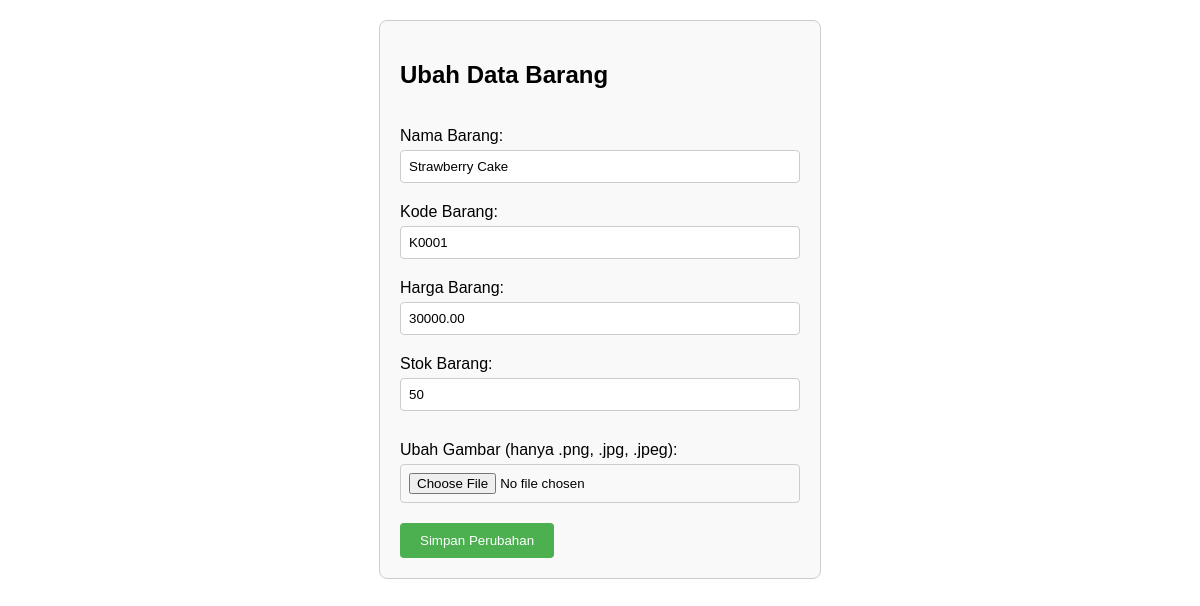
Page /ubah.php?id=1 on the committed database.
### tables this page shows
CREATE TABLE `barang` (
  `id` int(11) NOT NULL,
  `gambar` varchar(255) DEFAULT NULL,
  `nama_barang` varchar(100) DEFAULT NULL,
  `kode_barang` varchar(50) DEFAULT NULL,
  `harga_barang` decimal(10,2) DEFAULT NULL,
  `stok_barang` int(11) DEFAULT NULL
);

### ubah.php (the view, shortened to what this page needs)
<?php
$host = "localhost";
$username = "root";
$password = "";
$database = "tokokue";
$koneksi = new mysqli($host, $username, $password, $database);
if (isset($_GET['id'])) {
    $id = $_GET['id'];
    $result = $koneksi->query("SELECT * FROM barang WHERE id=$id");
    $row = $result->fetch_assoc();
}
?>
<!DOCTYPE html>
<html>
<head>
</head>
<body>
    <form method="post" action="<?php echo $_SERVER['PHP_SELF']; ?>" onsubmit="return confirmUpdate()"
        enctype="multipart/form-data">
        <h2>Ubah Data Barang</h2><br>
        Nama Barang: <input type="text" name="nama_barang" value="<?php echo $row['nama_barang']; ?>"><br>
        Kode Barang: <input type="text" name="kode_barang" value="<?php echo $row['kode_barang']; ?>"><br>
        Harga Barang: <input type="text" name="harga_barang" value="<?php echo $row['harga_barang']; ?>"><br>
        Stok Barang: <input type="text" name="stok_barang" value="<?php echo $row['stok_barang']; ?>"><br>
        <label for="gambar">Ubah Gambar (hanya .png, .jpg, .jpeg):</label>
        <input type="file" name="gambar" accept=".png, .jpg, .jpeg"><br>
        <input type="submit" value="Simpan Perubahan">
    </form>
</body>
</html>

### ubah.php (style rules this page uses)
body { font-family: Arial, sans-serif; margin: 20px; }
form { max-width: 400px; margin: 0 auto; padding: 20px; border: 1px solid #ccc; border-radius: 8px; background: #f9f9f9; }
label { display: block; margin-top: 10px; }
input[type="text"], input[type="file"] { width: 100%; padding: 8px; margin: 5px 0 20px 0; border: 1px solid #ccc; border-radius: 4px; box-sizing: border-box; }
input[type="submit"] { background-color: #4CAF50; color: white; padding: 10px 20px; border: none; border-radius: 4px; cursor: pointer; }

### rows in the picture
barang: nama_barang "Strawberry Cake", kode_barang "K0001", harga_barang "30000.00", stok_barang "50"
